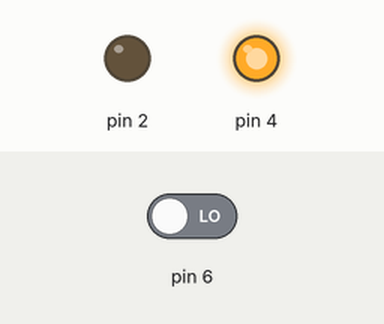
Recording of a sketch running on a simulated Arduino Uno, built with avr-gcc and run on an emulated ATmega328P. On the bench: output pins drawn as LEDs (lit = HIGH). The test bench sets the inputs (shaded band); at power-on: pin 6 LOW. What the sketch prints to the serial monitor is not drawn.

Above: at 1.2 s.
1.3 s: pin 6 driven HIGH
5.8 s: pin 6 driven LOW
Timing chart, 0 to 8.8 s (numbered marks = the images above; inputs shaded):
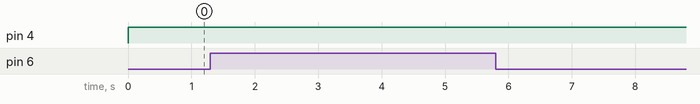

The sketch:

Tesi.1.0.ino
```cpp
int time = 0;
int courrentTime = 0;
int previousTime = 0;
int switchState = 0;
int deadline = 5000;
void setup() {
 Serial.begin(9600);
 pinMode(2, OUTPUT);
 pinMode(4, OUTPUT);
 pinMode(6, INPUT);

}

void loop() {
  time = millis();
  switchState = digitalRead(6);
  if(switchState == HIGH){
      courrentTime = time - previousTime;
      Serial.println(courrentTime);
 }
 if(switchState == LOW){
   previousTime = time;
   }
 if( courrentTime < deadline){
   digitalWrite(4, HIGH);
   digitalWrite(2, LOW);
   }
 if( courrentTime > deadline){
   digitalWrite(4, LOW);
   digitalWrite(2, HIGH);
   tone(8,300,1000);
   }
}
```

Measured:
- after the input at 1.3 s, every drawn part: stays the same
- after the input at 5.8 s, pin 2: stays LOW (without the input it goes to HIGH after 0.51 s); pin 4: stays HIGH (without the input it goes to LOW after 0.51 s)
